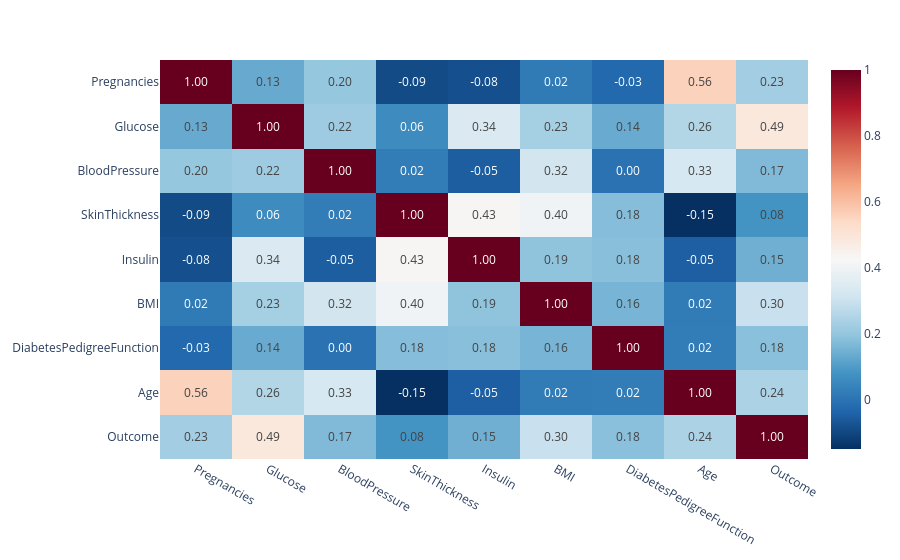

Notebook code cell kept with this figure:
### Code cell
import plotly.express as px
plt.figure(figsize=(10,8))

fig = px.imshow(df.corr(), text_auto='.2f', aspect="auto", color_continuous_scale='RdBu_r')
fig.show()

### Figure 1 — Plotly figure (JSON) as saved in the notebook; plotly's stock layout.template omitted (floating-point values rounded to 4 significant figures)
{"data": [{"coloraxis": "coloraxis", "hovertemplate": "x: %{x}<br>y: %{y}<br>color: %{z}<extra></extra>", "name": "0", "texttemplate": "%{z:.2f}", "type": "heatmap", "x": ["Pregnancies", "Glucose", "BloodPressure", "SkinThickness", "Insulin", "BMI", "DiabetesPedigreeFunction", "Age", "Outcome"], "xaxis": "x", "y": ["Pregnancies", "Glucose", "BloodPressure", "SkinThickness", "Insulin", "BMI", "DiabetesPedigreeFunction", "Age", "Outcome"], "yaxis": "y", "z": [[1, 0.1345, 0.2026, -0.09115, -0.08127, 0.01773, -0.02649, 0.5608, 0.2266], [0.1345, 1, 0.2173, 0.06193, 0.342, 0.2311, 0.1362, 0.2557, 0.4887], [0.2026, 0.2173, 1, 0.02472, -0.05071, 0.3185, -0.002557, 0.3274, 0.1715], [-0.09115, 0.06193, 0.02472, 1, 0.434, 0.4023, 0.1789, -0.1481, 0.08285], [-0.08127, 0.342, -0.05071, 0.434, 1, 0.1931, 0.1833, -0.04788, 0.1467], [0.01773, 0.2311, 0.3185, 0.4023, 0.1931, 1, 0.1582, 0.02197, 0.2972], [-0.02649, 0.1362, -0.002557, 0.1789, 0.1833, 0.1582, 1, 0.0226, 0.1844], [0.5608, 0.2557, 0.3274, -0.1481, -0.04788, 0.02197, 0.0226, 1, 0.2433], [0.2266, 0.4887, 0.1715, 0.08285, 0.1467, 0.2972, 0.1844, 0.2433, 1]]}], "layout": {"autosize": true, "coloraxis": {"colorscale": [[0, "rgb(5,48,97)"], [0.1, "rgb(33,102,172)"], [0.2, "rgb(67,147,195)"], [0.3, "rgb(146,197,222)"], [0.4, "rgb(209,229,240)"], [0.5, "rgb(247,247,247)"], [0.6, "rgb(253,219,199)"], [0.7, "rgb(244,165,130)"], [0.8, "rgb(214,96,77)"], [0.9, "rgb(178,24,43)"], [1, "rgb(103,0,31)"]]}, "margin": {"t": 60}, "xaxis": {"anchor": "y", "autorange": true, "domain": [0, 1], "range": [-0.5, 8.5], "type": "category"}, "yaxis": {"anchor": "x", "autorange": true, "domain": [0, 1], "range": [8.5, -0.5], "type": "category"}}}
